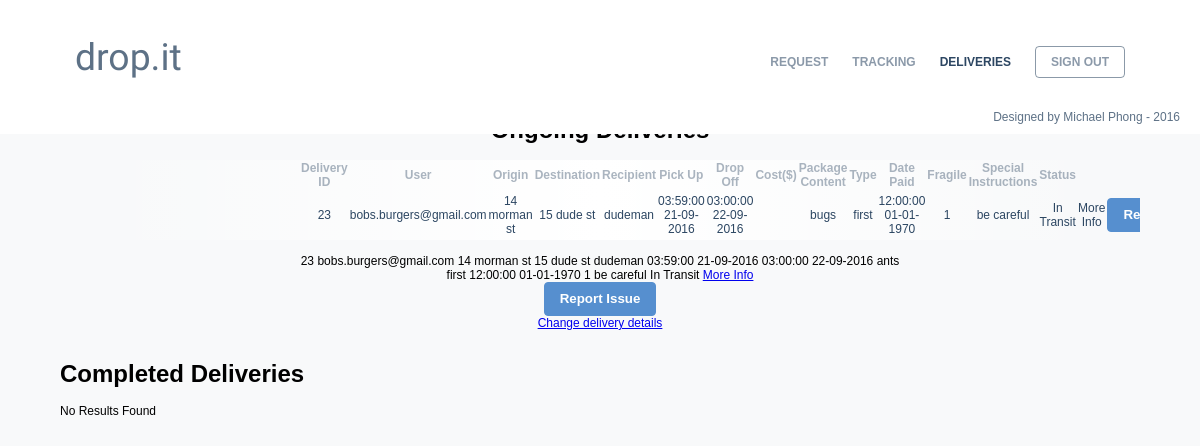
The page /redundant/deliveriesYAN.php (signed in) on the database its author committed.
### tables this page shows
CREATE TABLE IF NOT EXISTS `package` (
  `ID` int(10) NOT NULL AUTO_INCREMENT,
  `delivery_ID` int(10) NOT NULL,
  `weight` decimal(10,2) NOT NULL,
  `content` varchar(300) NOT NULL,
  PRIMARY KEY (`ID`,`delivery_ID`),
  KEY `delivery_id_package` (`delivery_ID`)
);

CREATE TABLE IF NOT EXISTS `delivery` (
  `ID` int(10) NOT NULL AUTO_INCREMENT,
  `user` varchar(64) NOT NULL,
  `driver` varchar(64) DEFAULT NULL,
  `origin` varchar(150) NOT NULL,
  `destination` varchar(150) NOT NULL,
  `name` varchar(64) DEFAULT NULL,
  `pickup` bigint(20) NOT NULL,
  `dropoff` bigint(20) NOT NULL,
  `cost` decimal(6,2) DEFAULT NULL,
  `type` enum('first','standard') NOT NULL DEFAULT 'standard',
  `paid` tinyint(1) NOT NULL DEFAULT '0',
  `date_paid` bigint(20) DEFAULT NULL,
  `fragile` tinyint(1) NOT NULL DEFAULT '0',
  `special` varchar(300) DEFAULT NULL,
  `status` enum('In Transit','Delivered','Awaiting Pick Up') NOT NULL DEFAULT 'Awaiting Pick Up',
  PRIMARY KEY (`ID`)
);

### functions/functions.php (called while the page is built, shortened)
<?php
function connect()
    {
        $pdo = new PDO('mysql:host=localhost;dbname=tib', 'edit', 'editme');
        $pdo -> setAttribute(PDO::ATTR_ERRMODE, PDO:: ERRMODE_EXCEPTION);
        return $pdo;
    }
function GrabMoreData($query, $bind)
{
                         try
                         {
                             $pdo = connect();
                             $sql= $query;
                             $prepare = $pdo->prepare($sql);
                             foreach ($bind as $attribute)
                             {
                                $prepare->bindValue($attribute[0], $attribute[1]);
                             }
                             $prepare->execute();
                         }
                         catch (PDOException $e)
                         {
                             echo $e -> getMessage();
                         }
                         if ($prepare -> rowCount() != 0)
                         {
                             $data = $prepare->fetchAll(PDO::FETCH_ASSOC);
                             return $data;
                         }
                         else
                         {
                             return false;
                         }
}
?>

### redundant/deliveriesYAN.php (the view, shortened to what this page needs)
<?php
include '../functions/functions.php';
?>
<!DOCTYPE html>
<html>
    <head>
         <link async href="../css/styles.css" rel="stylesheet" type="text/css"/>
		 <link async href="../css/deliveriescss.css" rel="stylesheet" type="text/css"/>
    </head>
    <body>
        <div id="back_nav">
			<div id="wrapper">
				<header>
					<a id="login_blue" class="menu menu_blue" href="login.php"><?php
																			if(isset($_SESSION['email']))
																				echo 'SIGN OUT</a>';
																			else
																			{
																				header("Location: login.php?error=deliveries");
																				echo 'SIGN IN</a>';
																			}?>
						<a id="header" class="intro intro_blue" href="../index.php">drop.it</a>
					<a id="deliveries" class="menu menu_blue selected" href="deliveries.php">DELIVERIES</a>
                         <?php
                            if(isset($_SESSION['position']))
                            {
                                if ($_SESSION['position'] != 'driver')
                                {
                                     echo '<a id="tracking" class="menu menu_blue" href="tracking.php">TRACKING</a>
					                <a id="new" class="menu menu_blue" href="request.php">REQUEST</a>';
                                }
                                else if ($_SESSION['position'] == 'driver')
                                {
                                     echo '<a id="log" class="menu menu_blue" href="driver.php">LOG</a>';
                                }
                            }
                            else
                                    {
                                         echo '<a id="tracking" class="menu menu_blue" href="pages/tracking.php">TRACKING</a>
                                        <a id="new" class="menu menu_blue" href="pages/request.php">REQUEST</a>';
                                    }
                        ?>
				</header>
					<div id="content">
	  <?php
      $deliveryresult = GrabMoreData("SELECT * FROM delivery, package WHERE user = :email AND status != 'Delivered' AND delivery.ID = package.delivery_ID ", array(array(":email", $_SESSION['email'])));
	  $statusresult = GrabMoreData("SELECT * FROM delivery, package WHERE user = :email AND status = 'Delivered' AND delivery.ID = package.delivery_ID ", array(array(":email", $_SESSION['email'])));
		if ($deliveryresult != false)
		{
            echo '<h1>Ongoing Deliveries</h1>
	  <div id="table_holder">
      <table>
      <thead>
        <tr>
          <th>Delivery ID</th>
          <th>User</th>
     	  <th>Origin</th>
		  <th>Destination</th>
		  <th>Recipient</th>
		  <th>Pick Up</th>
		  <th>Drop Off</th>
		  <th>Cost($)</th>
		  <th>Package Content</th>
		  <th>Type</th>
		  <th>Date Paid</th>
		  <th>Fragile</th>
		  <th>Special Instructions</th>
		  <th>Status</th>
        </tr>
      </thead>
      <tbody>';
          foreach($deliveryresult as $row){
            echo
            "<tr>
              <td>$row[delivery_ID]</td>
			  <td>$row[user]</td>
			  <td>$row[origin]</td>
			  <td>$row[destination]</td>
			  <td>$row[name]</td>
			  <td>" . date('h:i:s\ d-m-Y',$row[pickup]) . "</td>
			  <td>" . date('h:i:s\ d-m-Y',$row[dropoff]) . "</td>
			  <td>$row[cost]</td>
			  <td>$row[content]</td>
			  <td>$row[type]</td>
			  <td>" . date('h:i:s\ d-m-Y',$row[date_paid]) . "</td>
			  <td>$row[fragile]</td>
			  <td>$row[special]</td>
			  <td>$row[status]</td>
			  <td><a href='#' onclick=\"toggle_visibility('moreinfo');\">More Info</a></td>
			  <td><form action='complaints.php' method='POST'><input type='hidden' name='delivery' value='". $row['delivery_ID'] ."'><input type='submit' class='button' value='Report Issue'></form></td>
              <td><a href='deliverychange.php?id=". $row['delivery_ID'] ."'>Change delivery details</a></td>
			</tr></tbody>
          </table></div><br>";
          }
		}
		else {
				echo "<br/>You have not requested a delivery yet..<br/><br/><br/><input type='button' onclick='(window.location.href = \"request.php\")' value='REQUEST A DELIVERY' class='button'/> ";
        }
        ?>
	<h1>Completed Deliveries</h1>
        <?php
		if ($statusresult != false)
		{
            echo '<h1>Ongoing Deliveries</h1>
	  <div id="table_holder">
      <table>
      <thead>
        <tr>
          <th>Delivery ID</th>
          <th>User</th>
     	  <th>Origin</th>
		  <th>Destination</th>
		  <th>Recipient</th>
		  <th>Pick Up</th>
		  <th>Drop Off</th>
		  <th>Cost($)</th>
		  <th>Package Content</th>
		  <th>Type</th>
		  <th>Date Paid</th>
		  <th>Fragile</th>
		  <th>Special Instructions</th>
		  <th>Status</th>
        </tr>
      </thead>
      <tbody>';
          foreach($deliveryresult as $row){
            echo
            "<tr>
              <td>$row[delivery_ID]</td>
			  <td>$row[user]</td>
			  <td>$row[origin]</td>
			  <td>$row[destination]</td>
			  <td>$row[name]</td>
			  <td>" . date('h:i:s\ d-m-Y',$row[pickup]) . "</td>
			  <td>" . date('h:i:s\ d-m-Y',$row[dropoff]) . "</td>
			  <td>$row[cost]</td>
			  <td>$row[content]</td>
			  <td>$row[type]</td>
			  <td>" . date('h:i:s\ d-m-Y',$row[date_paid]) . "</td>
			  <td>$row[fragile]</td>
			  <td>$row[special]</td>
			  <td>$row[status]</td>
			  <td><a href='#' onclick=\"toggle_visibility('moreinfo');\">More Info</a></td>
			  <td><form action='complaints.php' method='POST'><input type='hidden' name='delivery' value='". $row[delivery_ID] ."'><input type='submit' class='button' value='Report<br/>Issue'></form></td>
              <td><a href='deliverychange.php?id=". $row[delivery_ID] ."'>Change delivery details</a></td>
			</tr></div></tbody>
    </table>";
          }
		}
		else {
				echo "No Results Found";}
        ?>
	<br>
    </div>
    </div>
    <footer id="footer">
        <p> Designed by Michael Phong - 2016</p>
    </footer>
    </body>
</html>

### css/styles.css (style rules this page uses)
body { margin: 0 auto; z-index: -99; background: rgb(248, 249, 250); }
body #back_nav { position: relative; width: 100%; background: white; height: 100px; z-index: 1; }
#wrapper { margin: 0 auto; font-family: Helvetica; font-size: 12px; min-width: 800px; max-width: 1080px; background-color: rgb(248, 249, 250); min-height: 100vh; margin-bottom: 10px; overflow: hidden; }
header { padding-top: 25px; height: 75px; background-color: white; }
.intro { position: relative; float: left; margin-top: 10px; display: inline-block; font-family: 'Fredoka One', cursive; color: white; height:49px; text-align:center; font-size: 28pt; width: 100px; text-decoration: none; z-index: 2; left: 15px; }
.intro_blue { color: rgba(44, 70, 98, 0.77); }
.menu { position: relative; right: 15px; float: right; padding-right: 20px; margin-top: 22px; color: white; font-weight: bold; text-decoration: none; z-index: 2; padding-left: 12px; padding-right: 12px; line-height: 30px; }
.menu_blue { color: rgba(44, 70, 98, 0.55); }
#login_blue, .button { border:1px solid rgba(44, 70, 98, 0.55); border-radius: 4px; margin-top: 21px; line-height: 30px; padding-left: 15px; padding-right: 15px; margin-left: 12px; }
.selected { color: rgb(44, 70, 98); }
#content { height: 100%; text-align: center; width: 600px; margin: 0 auto; margin-top: 10px; }
.button { background: #568FCF; margin: 0; color: white; border-color: #568FCF; font-family: arial; cursor: pointer; position: relative; font-weight: bold; }
#table_holder { margin-top: 0; width: 600px; min-width: 311px; position: static; color: #2c4662; background-image: -webkit-linear-gradient(left, rgba(255,255,255,0) 0%,rgba(255,255,255,1) 50%,rgba(255,255,255,0) 100%); padding: 0px 200px 0px 200px; margin-left: -200px; }
#table_holder table { border-collapse: collapse; width: 600px; }
#table_holder a { text-decoration: none; color: inherit; }
#table_holder tr { height: 50px; //border-bottom: 2px solid #f1f1f1; color: rgba(44, 70, 98, 0.66); }
#table_holder thead tr { height: 30px; //border-bottom: 2px solid rgb(169, 169, 169); color: rgba(44, 70, 98, 0.4); }
tbody tr:first-of-type { color: #2c4662 !important; }
#footer { font-family: Helvetica; font-size: 12px; //position: absolute; //clear: both; text-align: right; display:block; width: 100%; background-color: white; color: rgba(44, 70, 98, 0.77); z-index: 2; //left: 0px; //top: 100vh; position: relative; }
#footer p { margin: 0px; padding-bottom: 10px; padding-top: 10px; margin-right: 20px; }

### rows shown on the page
package: delivery_ID "23", delivery_ID.user "bobs.burgers@gmail.com", delivery_ID.origin "14 morman st", delivery_ID.destination "15 dude st", delivery_ID.name "dudeman", delivery_ID.pickup "03:59:00 21-09-2016", delivery_ID.dropoff "03:00:00 22-09-2016", content "bugs", delivery_ID.type "first", delivery_ID.date_paid "12:00:00 01-01-1970", delivery_ID.fragile "1", delivery_ID.special "be careful", delivery_ID.status "In Transit"
package: delivery_ID "23", delivery_ID.user "bobs.burgers@gmail.com", delivery_ID.origin "14 morman st", delivery_ID.destination "15 dude st", delivery_ID.name "dudeman", delivery_ID.pickup "03:59:00 21-09-2016", delivery_ID.dropoff "03:00:00 22-09-2016", content "ants", delivery_ID.type "first", delivery_ID.date_paid "12:00:00 01-01-1970", delivery_ID.fragile "1", delivery_ID.special "be careful", delivery_ID.status "In Transit"
